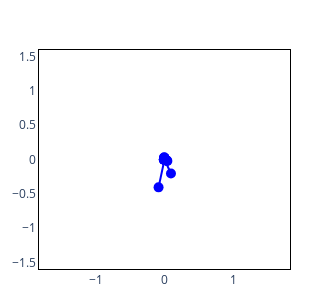

Write notebook code for a chart like this one.
### Code cell
# Plot a random set of the features learned by our model

W = einops.rearrange(model.W.detach(), "instance d_hidden feats -> instance feats d_hidden").squeeze() # [features=1000 d_hidden=2]

n_feats_to_show = 50
W = W[None, :n_feats_to_show] # [instances=1 feats=5 d_hidden=2]

visualise_2d_superposition(
    values = W,
    colors = "blue",
    width = 300,
    height = 300,
)

### Figure 1 — Plotly figure (JSON) as saved in the notebook; plotly's stock layout.template omitted (floating-point values rounded to 4 significant figures)
{"data": [{"line": {"color": "blue", "width": 2}, "mode": "lines", "showlegend": false, "type": "scatter", "x": [0, -0.001917], "xaxis": "x", "y": [0, 0.01518], "yaxis": "y"}, {"marker": {"color": "blue", "size": 10}, "mode": "markers", "showlegend": false, "type": "scatter", "x": [-0.001917], "xaxis": "x", "y": [0.01518], "yaxis": "y"}, {"line": {"color": "blue", "width": 2}, "mode": "lines", "showlegend": false, "type": "scatter", "x": [0, -0.001975], "xaxis": "x", "y": [0, 0.01528], "yaxis": "y"}, {"marker": {"color": "blue", "size": 10}, "mode": "markers", "showlegend": false, "type": "scatter", "x": [-0.001975], "xaxis": "x", "y": [0.01528], "yaxis": "y"}, {"line": {"color": "blue", "width": 2}, "mode": "lines", "showlegend": false, "type": "scatter", "x": [0, -0.003143], "xaxis": "x", "y": [0, 0.02527], "yaxis": "y"}, {"marker": {"color": "blue", "size": 10}, "mode": "markers", "showlegend": false, "type": "scatter", "x": [-0.003143], "xaxis": "x", "y": [0.02527], "yaxis": "y"}, {"line": {"color": "blue", "width": 2}, "mode": "lines", "showlegend": false, "type": "scatter", "x": [0, 0.02213], "xaxis": "x", "y": [0, -0.01217], "yaxis": "y"}, {"marker": {"color": "blue", "size": 10}, "mode": "markers", "showlegend": false, "type": "scatter", "x": [0.02213], "xaxis": "x", "y": [-0.01217], "yaxis": "y"}, {"line": {"color": "blue", "width": 2}, "mode": "lines", "showlegend": false, "type": "scatter", "x": [0, -0.01099], "xaxis": "x", "y": [0, -0.003499], "yaxis": "y"}, {"marker": {"color": "blue", "size": 10}, "mode": "markers", "showlegend": false, "type": "scatter", "x": [-0.01099], "xaxis": "x", "y": [-0.003499], "yaxis": "y"}, {"line": {"color": "blue", "width": 2}, "mode": "lines", "showlegend": false, "type": "scatter", "x": [0, 0.003049], "xaxis": "x", "y": [0, 0.003673], "yaxis": "y"}, {"marker": {"color": "blue", "size": 10}, "mode": "markers", "showlegend": false, "type": "scatter", "x": [0.003049], "xaxis": "x", "y": [0.003673], "yaxis": "y"}, {"line": {"color": "blue", "width": 2}, "mode": "lines", "showlegend": false, "type": "scatter", "x": [0, -0.004778], "xaxis": "x", "y": [0, 0.005885], "yaxis": "y"}, {"marker": {"color": "blue", "size": 10}, "mode": "markers", "showlegend": false, "type": "scatter", "x": [-0.004778], "xaxis": "x", "y": [0.005885], "yaxis": "y"}, {"line": {"color": "blue", "width": 2}, "mode": "lines", "showlegend": false, "type": "scatter", "x": [0, -0.006655], "xaxis": "x", "y": [0, 0.0008534], "yaxis": "y"}, {"marker": {"color": "blue", "size": 10}, "mode": "markers", "showlegend": false, "type": "scatter", "x": [-0.006655], "xaxis": "x", "y": [0.0008534], "yaxis": "y"}, {"line": {"color": "blue", "width": 2}, "mode": "lines", "showlegend": false, "type": "scatter", "x": [0, 0.01419], "xaxis": "x", "y": [0, -0.003978], "yaxis": "y"}, {"marker": {"color": "blue", "size": 10}, "mode": "markers", "showlegend": false, "type": "scatter", "x": [0.01419], "xaxis": "x", "y": [-0.003978], "yaxis": "y"}, {"line": {"color": "blue", "width": 2}, "mode": "lines", "showlegend": false, "type": "scatter", "x": [0, 0.01988], "xaxis": "x", "y": [0, -0.009948], "yaxis": "y"}, {"marker": {"color": "blue", "size": 10}, "mode": "markers", "showlegend": false, "type": "scatter", "x": [0.01988], "xaxis": "x", "y": [-0.009948], "yaxis": "y"}, {"line": {"color": "blue", "width": 2}, "mode": "lines", "showlegend": false, "type": "scatter", "x": [0, -0.002906], "xaxis": "x", "y": [0, 0.01324], "yaxis": "y"}, {"marker": {"color": "blue", "size": 10}, "mode": "markers", "showlegend": false, "type": "scatter", "x": [-0.002906], "xaxis": "x", "y": [0.01324], "yaxis": "y"}, {"line": {"color": "blue", "width": 2}, "mode": "lines", "showlegend": false, "type": "scatter", "x": [0, 0.094], "xaxis": "x", "y": [0, -0.2033], "yaxis": "y"}, {"marker": {"color": "blue", "size": 10}, "mode": "markers", "showlegend": false, "type": "scatter", "x": [0.094], "xaxis": "x", "y": [-0.2033], "yaxis": "y"}, {"line": {"color": "blue", "width": 2}, "mode": "lines", "showlegend": false, "type": "scatter", "x": [0, 0.04212], "xaxis": "x", "y": [0, -0.02108], "yaxis": "y"}, {"marker": {"color": "blue", "size": 10}, "mode": "markers", "showlegend": false, "type": "scatter", "x": [0.04212], "xaxis": "x", "y": [-0.02108], "yaxis": "y"}, {"line": {"color": "blue", "width": 2}, "mode": "lines", "showlegend": false, "type": "scatter", "x": [0, -0.002373], "xaxis": "x", "y": [0, 0.01892], "yaxis": "y"}, {"marker": {"color": "blue", "size": 10}, "mode": "markers", "showlegend": false, "type": "scatter", "x": [-0.002373], "xaxis": "x", "y": [0.01892], "yaxis": "y"}, {"line": {"color": "blue", "width": 2}, "mode": "lines", "showlegend": false, "type": "scatter", "x": [0, 0.01174], "xaxis": "x", "y": [0, -0.005874], "yaxis": "y"}, {"marker": {"color": "blue", "size": 10}, "mode": "markers", "showlegend": false, "type": "scatter", "x": [0.01174], "xaxis": "x", "y": [-0.005874], "yaxis": "y"}, {"line": {"color": "blue", "width": 2}, "mode": "lines", "showlegend": false, "type": "scatter", "x": [0, 0.009028], "xaxis": "x", "y": [0, -0.007643], "yaxis": "y"}, {"marker": {"color": "blue", "size": 10}, "mode": "markers", "showlegend": false, "type": "scatter", "x": [0.009028], "xaxis": "x", "y": [-0.007643], "yaxis": "y"}, {"line": {"color": "blue", "width": 2}, "mode": "lines", "showlegend": false, "type": "scatter", "x": [0, -0.001708], "xaxis": "x", "y": [0, 0.01362], "yaxis": "y"}, {"marker": {"color": "blue", "size": 10}, "mode": "markers", "showlegend": false, "type": "scatter", "x": [-0.001708], "xaxis": "x", "y": [0.01362], "yaxis": "y"}, {"line": {"color": "blue", "width": 2}, "mode": "lines", "showlegend": false, "type": "scatter", "x": [0, -0.009213], "xaxis": "x", "y": [0, 0.0004484], "yaxis": "y"}, {"marker": {"color": "blue", "size": 10}, "mode": "markers", "showlegend": false, "type": "scatter", "x": [-0.009213], "xaxis": "x", "y": [0.0004484], "yaxis": "y"}, {"line": {"color": "blue", "width": 2}, "mode": "lines", "showlegend": false, "type": "scatter", "x": [0, -0.002804], "xaxis": "x", "y": [0, 0.02262], "yaxis": "y"}, {"marker": {"color": "blue", "size": 10}, "mode": "markers", "showlegend": false, "type": "scatter", "x": [-0.002804], "xaxis": "x", "y": [0.02262], "yaxis": "y"}, {"line": {"color": "blue", "width": 2}, "mode": "lines", "showlegend": false, "type": "scatter", "x": [0, -0.004344], "xaxis": "x", "y": [0, 0.01059], "yaxis": "y"}, {"marker": {"color": "blue", "size": 10}, "mode": "markers", "showlegend": false, "type": "scatter", "x": [-0.004344], "xaxis": "x", "y": [0.01059], "yaxis": "y"}, {"line": {"color": "blue", "width": 2}, "mode": "lines", "showlegend": false, "type": "scatter", "x": [0, 0.01324], "xaxis": "x", "y": [0, -0.006625], "yaxis": "y"}, {"marker": {"color": "blue", "size": 10}, "mode": "markers", "showlegend": false, "type": "scatter", "x": [0.01324], "xaxis": "x", "y": [-0.006625], "yaxis": "y"}, {"line": {"color": "blue", "width": 2}, "mode": "lines", "showlegend": false, "type": "scatter", "x": [0, -0.003228], "xaxis": "x", "y": [0, 0.02598], "yaxis": "y"}, {"marker": {"color": "blue", "size": 10}, "mode": "markers", "showlegend": false, "type": "scatter", "x": [-0.003228], "xaxis": "x", "y": [0.02598], "yaxis": "y"}, {"line": {"color": "blue", "width": 2}, "mode": "lines", "showlegend": false, "type": "scatter", "x": [0, -0.00283], "xaxis": "x", "y": [0, 0.02255], "yaxis": "y"}, {"marker": {"color": "blue", "size": 10}, "mode": "markers", "showlegend": false, "type": "scatter", "x": [-0.00283], "xaxis": "x", "y": [0.02255], "yaxis": "y"}, {"line": {"color": "blue", "width": 2}, "mode": "lines", "showlegend": false, "type": "scatter", "x": [0, 0.0002451], "xaxis": "x", "y": [0, -0.003525], "yaxis": "y"}, {"marker": {"color": "blue", "size": 10}, "mode": "markers", "showlegend": false, "type": "scatter", "x": [0.0002451], "xaxis": "x", "y": [-0.003525], "yaxis": "y"}, {"line": {"color": "blue", "width": 2}, "mode": "lines", "showlegend": false, "type": "scatter", "x": [0, 0.005033], "xaxis": "x", "y": [0, 0.01323], "yaxis": "y"}, {"marker": {"color": "blue", "size": 10}, "mode": "markers", "showlegend": false, "type": "scatter", "x": [0.005033], "xaxis": "x", "y": [0.01323], "yaxis": "y"}, {"line": {"color": "blue", "width": 2}, "mode": "lines", "showlegend": false, "type": "scatter", "x": [0, 0.0206], "xaxis": "x", "y": [0, -0.01031], "yaxis": "y"}, {"marker": {"color": "blue", "size": 10}, "mode": "markers", "showlegend": false, "type": "scatter", "x": [0.0206], "xaxis": "x", "y": [-0.01031], "yaxis": "y"}, {"line": {"color": "blue", "width": 2}, "mode": "lines", "showlegend": false, "type": "scatter", "x": [0, -0.002348], "xaxis": "x", "y": [0, 0.01871], "yaxis": "y"}, {"marker": {"color": "blue", "size": 10}, "mode": "markers", "showlegend": false, "type": "scatter", "x": [-0.002348], "xaxis": "x", "y": [0.01871], "yaxis": "y"}, {"line": {"color": "blue", "width": 2}, "mode": "lines", "showlegend": false, "type": "scatter", "x": [0, 0.01655], "xaxis": "x", "y": [0, -0.008284], "yaxis": "y"}, {"marker": {"color": "blue", "size": 10}, "mode": "markers", "showlegend": false, "type": "scatter", "x": [0.01655], "xaxis": "x", "y": [-0.008284], "yaxis": "y"}, {"line": {"color": "blue", "width": 2}, "mode": "lines", "showlegend": false, "type": "scatter", "x": [0, 0.03181], "xaxis": "x", "y": [0, -0.01592], "yaxis": "y"}, {"marker": {"color": "blue", "size": 10}, "mode": "markers", "showlegend": false, "type": "scatter", "x": [0.03181], "xaxis": "x", "y": [-0.01592], "yaxis": "y"}, {"line": {"color": "blue", "width": 2}, "mode": "lines", "showlegend": false, "type": "scatter", "x": [0, -0.003969], "xaxis": "x", "y": [0, 0.03198], "yaxis": "y"}, {"marker": {"color": "blue", "size": 10}, "mode": "markers", "showlegend": false, "type": "scatter", "x": [-0.003969], "xaxis": "x", "y": [0.03198], "yaxis": "y"}, {"line": {"color": "blue", "width": 2}, "mode": "lines", "showlegend": false, "type": "scatter", "x": [0, 0.01719], "xaxis": "x", "y": [0, -0.006552], "yaxis": "y"}, {"marker": {"color": "blue", "size": 10}, "mode": "markers", "showlegend": false, "type": "scatter", "x": [0.01719], "xaxis": "x", "y": [-0.006552], "yaxis": "y"}, {"line": {"color": "blue", "width": 2}, "mode": "lines", "showlegend": false, "type": "scatter", "x": [0, -0.001079], "xaxis": "x", "y": [0, 0.00575], "yaxis": "y"}, {"marker": {"color": "blue", "size": 10}, "mode": "markers", "showlegend": false, "type": "scatter", "x": [-0.001079], "xaxis": "x", "y": [0.00575], "yaxis": "y"}, {"line": {"color": "blue", "width": 2}, "mode": "lines", "showlegend": false, "type": "scatter", "x": [0, -0.08647], "xaxis": "x", "y": [0, -0.4059], "yaxis": "y"}, {"marker": {"color": "blue", "size": 10}, "mode": "markers", "showlegend": false, "type": "scatter", "x": [-0.08647], "xaxis": "x", "y": [-0.4059], "yaxis": "y"}, {"line": {"color": "blue", "width": 2}, "mode": "lines", "showlegend": false, "type": "scatter", "x": [0, 0.01329], "xaxis": "x", "y": [0, -0.007356], "yaxis": "y"}, {"marker": {"color": "blue", "size": 10}, "mode": "markers", "showlegend": false, "type": "scatter", "x": [0.01329], "xaxis": "x", "y": [-0.007356], "yaxis": "y"}, {"line": {"color": "blue", "width": 2}, "mode": "lines", "showlegend": false, "type": "scatter", "x": [0, 0.02626], "xaxis": "x", "y": [0, -0.009616], "yaxis": "y"}, {"marker": {"color": "blue", "size": 10}, "mode": "markers", "showlegend": false, "type": "scatter", "x": [0.02626], "xaxis": "x", "y": [-0.009616], "yaxis": "y"}, {"line": {"color": "blue", "width": 2}, "mode": "lines", "showlegend": false, "type": "scatter", "x": [0, 0.009931], "xaxis": "x", "y": [0, -0.008979], "yaxis": "y"}, {"marker": {"color": "blue", "size": 10}, "mode": "markers", "showlegend": false, "type": "scatter", "x": [0.009931], "xaxis": "x", "y": [-0.008979], "yaxis": "y"}, {"line": {"color": "blue", "width": 2}, "mode": "lines", "showlegend": false, "type": "scatter", "x": [0, -0.01008], "xaxis": "x", "y": [0, -0.002675], "yaxis": "y"}, {"marker": {"color": "blue", "size": 10}, "mode": "markers", "showlegend": false, "type": "scatter", "x": [-0.01008], "xaxis": "x", "y": [-0.002675], "yaxis": "y"}, {"line": {"color": "blue", "width": 2}, "mode": "lines", "showlegend": false, "type": "scatter", "x": [0, -0.002223], "xaxis": "x", "y": [0, 0.01786], "yaxis": "y"}, {"marker": {"color": "blue", "size": 10}, "mode": "markers", "showlegend": false, "type": "scatter", "x": [-0.002223], "xaxis": "x", "y": [0.01786], "yaxis": "y"}, {"line": {"color": "blue", "width": 2}, "mode": "lines", "showlegend": false, "type": "scatter", "x": [0, 0.007423], "xaxis": "x", "y": [0, -0.003714], "yaxis": "y"}, {"marker": {"color": "blue", "size": 10}, "mode": "markers", "showlegend": false, "type": "scatter", "x": [0.007423], "xaxis": "x", "y": [-0.003714], "yaxis": "y"}, {"line": {"color": "blue", "width": 2}, "mode": "lines", "showlegend": false, "type": "scatter", "x": [0, 0.02163], "xaxis": "x", "y": [0, -0.006287], "yaxis": "y"}, {"marker": {"color": "blue", "size": 10}, "mode": "markers", "showlegend": false, "type": "scatter", "x": [0.02163], "xaxis": "x", "y": [-0.006287], "yaxis": "y"}, {"line": {"color": "blue", "width": 2}, "mode": "lines", "showlegend": false, "type": "scatter", "x": [0, -0.004507], "xaxis": "x", "y": [0, 0.009982], "yaxis": "y"}, {"marker": {"color": "blue", "size": 10}, "mode": "markers", "showlegend": false, "type": "scatter", "x": [-0.004507], "xaxis": "x", "y": [0.009982], "yaxis": "y"}, {"line": {"color": "blue", "width": 2}, "mode": "lines", "showlegend": false, "type": "scatter", "x": [0, -0.002127], "xaxis": "x", "y": [0, 0.01671], "yaxis": "y"}, {"marker": {"color": "blue", "size": 10}, "mode": "markers", "showlegend": false, "type": "scatter", "x": [-0.002127], "xaxis": "x", "y": [0.01671], "yaxis": "y"}, {"line": {"color": "blue", "width": 2}, "mode": "lines", "showlegend": false, "type": "scatter", "x": [0, 0.03298], "xaxis": "x", "y": [0, -0.01651], "yaxis": "y"}, {"marker": {"color": "blue", "size": 10}, "mode": "markers", "showlegend": false, "type": "scatter", "x": [0.03298], "xaxis": "x", "y": [-0.01651], "yaxis": "y"}, {"line": {"color": "blue", "width": 2}, "mode": "lines", "showlegend": false, "type": "scatter", "x": [0, -0.007605], "xaxis": "x", "y": [0, 0.001549], "yaxis": "y"}, {"marker": {"color": "blue", "size": 10}, "mode": "markers", "showlegend": false, "type": "scatter", "x": [-0.007605], "xaxis": "x", "y": [0.001549], "yaxis": "y"}, {"line": {"color": "blue", "width": 2}, "mode": "lines", "showlegend": false, "type": "scatter", "x": [0, 0.001257], "xaxis": "x", "y": [0, 0.002217], "yaxis": "y"}, {"marker": {"color": "blue", "size": 10}, "mode": "markers", "showlegend": false, "type": "scatter", "x": [0.001257], "xaxis": "x", "y": [0.002217], "yaxis": "y"}, {"line": {"color": "blue", "width": 2}, "mode": "lines", "showlegend": false, "type": "scatter", "x": [0, 0.0222], "xaxis": "x", "y": [0, -0.01111], "yaxis": "y"}, {"marker": {"color": "blue", "size": 10}, "mode": "markers", "showlegend": false, "type": "scatter", "x": [0.0222], "xaxis": "x", "y": [-0.01111], "yaxis": "y"}, {"line": {"color": "blue", "width": 2}, "mode": "lines", "showlegend": false, "type": "scatter", "x": [0, 0.001814], "xaxis": "x", "y": [0, -0.006853], "yaxis": "y"}, {"marker": {"color": "blue", "size": 10}, "mode": "markers", "showlegend": false, "type": "scatter", "x": [0.001814], "xaxis": "x", "y": [-0.006853], "yaxis": "y"}, {"line": {"color": "blue", "width": 2}, "mode": "lines", "showlegend": false, "type": "scatter", "x": [0, -0.004819], "xaxis": "x", "y": [0, 0.0008507], "yaxis": "y"}, {"marker": {"color": "blue", "size": 10}, "mode": "markers", "showlegend": false, "type": "scatter", "x": [-0.004819], "xaxis": "x", "y": [0.0008507], "yaxis": "y"}, {"line": {"color": "blue", "width": 2}, "mode": "lines", "showlegend": false, "type": "scatter", "x": [0, 0.01757], "xaxis": "x", "y": [0, -0.008792], "yaxis": "y"}, {"marker": {"color": "blue", "size": 10}, "mode": "markers", "showlegend": false, "type": "scatter", "x": [0.01757], "xaxis": "x", "y": [-0.008792], "yaxis": "y"}, {"line": {"color": "blue", "width": 2}, "mode": "lines", "showlegend": false, "type": "scatter", "x": [0, 0.01659], "xaxis": "x", "y": [0, -0.006747], "yaxis": "y"}, {"marker": {"color": "blue", "size": 10}, "mode": "markers", "showlegend": false, "type": "scatter", "x": [0.01659], "xaxis": "x", "y": [-0.006747], "yaxis": "y"}], "layout": {"height": 300, "margin": {"b": 30, "l": 30, "r": 30, "t": 50}, "plot_bgcolor": "white", "title": {}, "width": 300, "xaxis": {"anchor": "y", "domain": [0, 1], "linecolor": "black", "linewidth": 1, "mirror": true, "range": [-1.5, 1.5], "showline": true, "showticklabels": true}, "yaxis": {"anchor": "x", "domain": [0, 1], "linecolor": "black", "linewidth": 1, "mirror": true, "range": [-1.5, 1.5], "scaleanchor": "x", "scaleratio": 1, "showline": true, "showticklabels": true}}}
